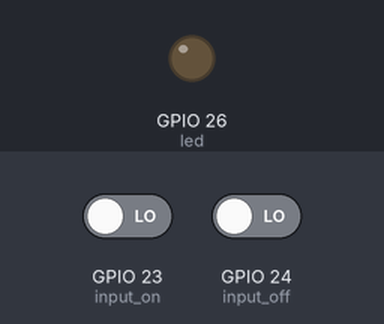
The program below on a simulated Raspberry Pi (BCM pin numbers). Parts: output pins drawn as LEDs (lit = HIGH). Inputs (shaded band) come from the test bench; at power-on: GPIO 23 (input_on) LOW, GPIO 24 (input_off) LOW.

Above: at 1.2 s.
1.3 s: GPIO 23 (input_on) driven HIGH
At 2.0 s:
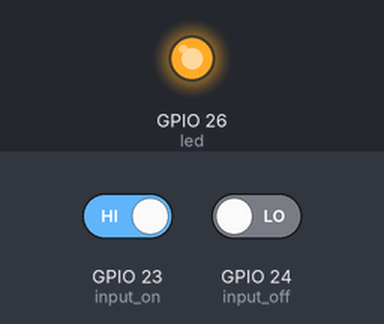
Timing chart, 0 to 4.3 s (numbered marks = the images above; inputs shaded):
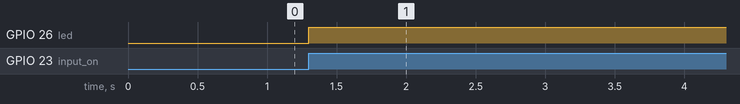

Measured:
- after the input at 1.3 s, GPIO 26 (led): LOW → HIGH at once

The program:

switch_onoff.py
```python
import RPi.GPIO as GPIO
import time

input_on = 23	#yellow
input_off = 24	#red
led = 26

GPIO.setmode(GPIO.BCM)
GPIO.setup(input_on, GPIO.IN)
GPIO.setup(input_off, GPIO.IN)
GPIO.setup(led, GPIO.OUT)

try :
	while True :
		if GPIO.input(input_on) == True :
			GPIO.output(led, True)
			time.sleep(0.2)
		elif GPIO.input(input_off) == True :
			GPIO.output(led, False)
			time.sleep(0.2)

except KeyboardInterrupt :
	GPIO.cleanup()
```
